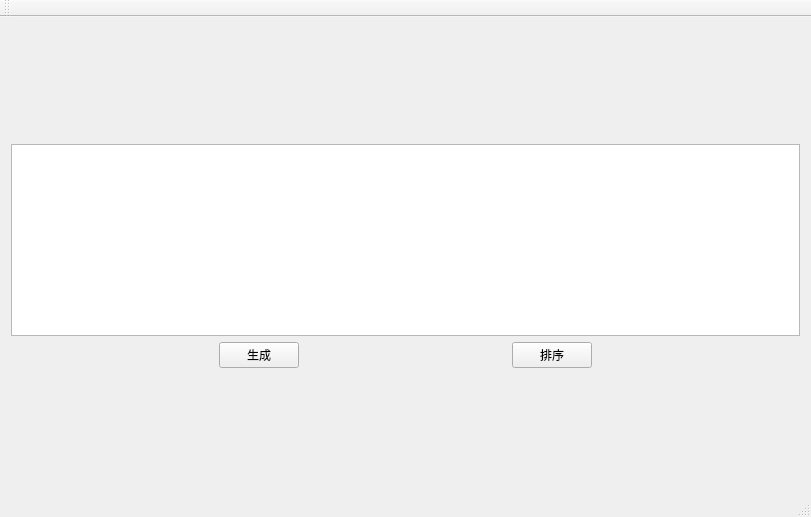
<?xml version="1.0" encoding="UTF-8"?>
<ui version="4.0">
 <class>RankWidgetClass</class>
 <widget class="QMainWindow" name="RankWidgetClass">
  <property name="geometry">
   <rect>
    <x>0</x>
    <y>0</y>
    <width>811</width>
    <height>517</height>
   </rect>
  </property>
  <property name="windowTitle">
   <string>RankWidget</string>
  </property>
  <widget class="QWidget" name="centralWidget">
   <layout class="QVBoxLayout" name="verticalLayout">
    <item>
     <spacer name="verticalSpacer">
      <property name="orientation">
       <enum>Qt::Vertical</enum>
      </property>
      <property name="sizeHint" stdset="0">
       <size>
        <width>20</width>
        <height>91</height>
       </size>
      </property>
     </spacer>
    </item>
    <item>
     <widget class="QTableWidget" name="DisPalyTW"/>
    </item>
    <item>
     <layout class="QHBoxLayout" name="horizontalLayout">
      <item>
       <spacer name="horizontalSpacer_2">
        <property name="orientation">
         <enum>Qt::Horizontal</enum>
        </property>
        <property name="sizeHint" stdset="0">
         <size>
          <width>40</width>
          <height>20</height>
         </size>
        </property>
       </spacer>
      </item>
      <item>
       <widget class="QPushButton" name="GenPBton">
        <property name="text">
         <string>生成</string>
        </property>
       </widget>
      </item>
      <item>
       <spacer name="horizontalSpacer">
        <property name="orientation">
         <enum>Qt::Horizontal</enum>
        </property>
        <property name="sizeHint" stdset="0">
         <size>
          <width>40</width>
          <height>20</height>
         </size>
        </property>
       </spacer>
      </item>
      <item>
       <widget class="QPushButton" name="SortPBton">
        <property name="text">
         <string>排序</string>
        </property>
       </widget>
      </item>
      <item>
       <spacer name="horizontalSpacer_3">
        <property name="orientation">
         <enum>Qt::Horizontal</enum>
        </property>
        <property name="sizeHint" stdset="0">
         <size>
          <width>40</width>
          <height>20</height>
         </size>
        </property>
       </spacer>
      </item>
     </layout>
    </item>
    <item>
     <spacer name="verticalSpacer_2">
      <property name="orientation">
       <enum>Qt::Vertical</enum>
      </property>
      <property name="sizeHint" stdset="0">
       <size>
        <width>20</width>
        <height>90</height>
       </size>
      </property>
     </spacer>
    </item>
   </layout>
  </widget>
  <widget class="QMenuBar" name="menuBar">
   <property name="geometry">
    <rect>
     <x>0</x>
     <y>0</y>
     <width>811</width>
     <height>26</height>
    </rect>
   </property>
  </widget>
  <widget class="QToolBar" name="mainToolBar">
   <attribute name="toolBarArea">
    <enum>TopToolBarArea</enum>
   </attribute>
   <attribute name="toolBarBreak">
    <bool>false</bool>
   </attribute>
  </widget>
  <widget class="QStatusBar" name="statusBar"/>
 </widget>
 <layoutdefault spacing="6" margin="11"/>
 <resources>
  <include location="RankWidget.qrc"/>
 </resources>
 <connections/>
</ui>
